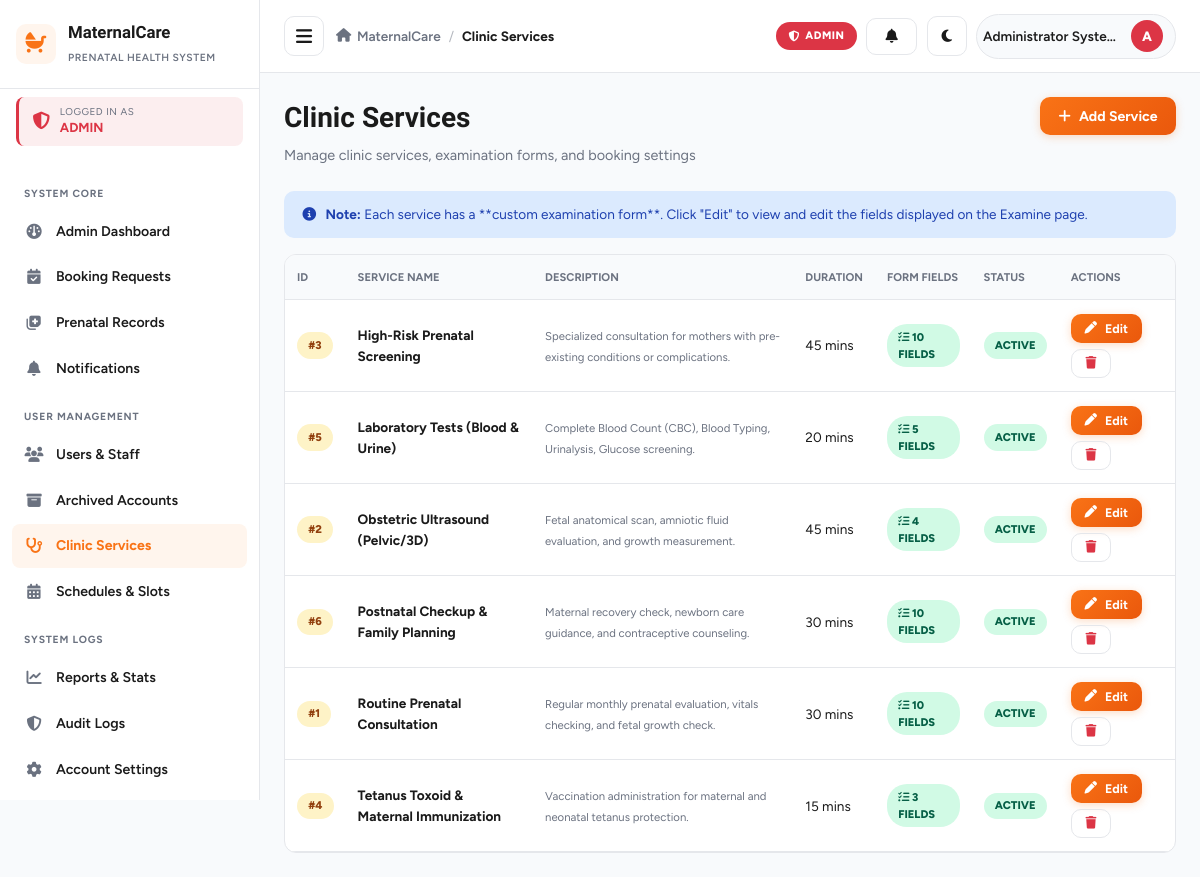
Screenshot of /admin/services.php (signed in) with the database file from the repository.
### tables this page shows
CREATE TABLE IF NOT EXISTS `services` (
    `id` INT AUTO_INCREMENT PRIMARY KEY,
    `service_name` VARCHAR(100) NOT NULL,
    `description` TEXT DEFAULT NULL,
    `duration_minutes` INT NOT NULL DEFAULT 30,
    `max_daily_slots` INT NOT NULL DEFAULT 15,
    `form_fields` LONGTEXT DEFAULT NULL,
    `updated_at` TIMESTAMP NULL DEFAULT NULL,
    `is_active` TINYINT(1) NOT NULL DEFAULT 1,
    `created_at` TIMESTAMP DEFAULT CURRENT_TIMESTAMP
);

### config/config.php (called while the page is built, shortened)
<?php
function sanitize($data) {
    return htmlspecialchars(trim((string)$data), ENT_QUOTES, 'UTF-8');
}

### admin/services.php (the view, shortened to what this page needs)
<?php
require_once __DIR__ . '/../config/config.php';
try {
    $db = getDB();
    $stmt = $db->query("SELECT * FROM services ORDER BY is_active DESC, service_name ASC");
    $services = $stmt->fetchAll();
} catch (Exception $e) {
    die("Error: " . $e->getMessage());
}
include __DIR__ . '/../includes/header.php';
?>
<div class="page-header">
    <div class="page-title">
        <h1>Clinic Services</h1>
        <p>Manage clinic services, examination forms, and booking settings</p>
    </div>
    <div>
        <button type="button" class="btn btn-primary js-open-add-service">
            <i class="fa-solid fa-plus"></i> Add Service
        </button>
    </div>
</div>
<div class="alert alert-info mb-4" style="font-size:0.85rem;">
    <i class="fa-solid fa-info-circle"></i>
    <div>
        <strong>Note:</strong> Each service has a **custom examination form**. Click "Edit" to view and edit the fields displayed on the Examine page.
    </div>
</div>
<div class="table-responsive">
    <table class="table">
        <thead>
            <tr>
                <th>ID</th>
                <th>Service Name</th>
                <th>Description</th>
                <th>Duration</th>
                <th>Form Fields</th>
                <th>Status</th>
                <th>Actions</th>
            </tr>
        </thead>
        <tbody>
            <?php if (count($services) > 0): ?>
                <?php foreach ($services as $s): ?>
                    <?php
                    $formFields = json_decode($s['form_fields'] ?? '[]', true);
                    $fieldCount = is_array($formFields) ? count($formFields) : 0;
                    ?>
                    <tr>
                        <td><span class="badge badge-pending" style="font-size:0.7rem;">#<?php echo (int)$s['id']; ?></span></td>
                        <td><strong><?php echo sanitize($s['service_name']); ?></strong></td>
                        <td><small class="text-muted"><?php echo sanitize($s['description'] ?? '—'); ?></small></td>
                        <td><?php echo (int)($s['duration_minutes'] ?? 30); ?> mins</td>
                        <td>
                            <span class="badge badge-confirmed" style="font-size:0.7rem;">
                                <i class="fa-solid fa-list-check"></i> <?php echo $fieldCount; ?> fields
                            </span>
                        </td>
                        <td>
                            <?php if ($s['is_active']): ?>
                                <span class="badge badge-confirmed">Active</span>
                            <?php else: ?>
                                <span class="badge badge-cancelled">Inactive</span>
                            <?php endif; ?>
                        </td>
                        <td>
                            <div style="display:flex; gap:0.35rem; flex-wrap:wrap;">
                                <button type="button" class="btn btn-primary btn-sm js-edit-service"
                                    data-service='<?php echo htmlspecialchars(json_encode($s, JSON_HEX_APOS | JSON_HEX_QUOT), ENT_QUOTES, "UTF-8"); ?>'>
                                    <i class="fa-solid fa-pen"></i> Edit
                                </button>
                                <?php if ($s['is_active']): ?>
                                    <button type="button" class="btn btn-outline btn-sm js-deactivate-service" style="color:var(--danger);"
                                        data-service-id="<?php echo (int)$s['id']; ?>"
                                        data-service-name="<?php echo htmlspecialchars($s['service_name'], ENT_QUOTES, 'UTF-8'); ?>">
                                        <i class="fa-solid fa-trash"></i>
                                    </button>
                                <?php endif; ?>
                            </div>
                        </td>
                    </tr>
                <?php endforeach; ?>
            <?php endif; ?>
        </tbody>
    </table>
</div>
<?php include __DIR__ . '/../includes/footer.php'; ?>

### assets/css/style.css (style rules this page uses)
:root { --primary: #f97316; --primary-dark: #ea580c; --primary-light: #fff5ed; --success: #10b981; --warning: #f59e0b; --danger: #dc3545; --info: #0d6efd; --bg-body: #f8fafc; --surface: #ffffff; --text-dark: #1a1a1a; --text-muted: #6b7280; --border-color: #e5e7eb; --radius-sm: 8px; --radius-md: 12px; --radius-lg: 16px; --shadow-sm: 0 1px 3px rgba(0, 0, 0, 0.05); --shadow-md: 0 4px 12px rgba(0, 0, 0, 0.08); --shadow-lg: 0 10px 30px rgba(0, 0, 0, 0.12); --transition: all 0.25s ease; --sidebar-width: 260px; }
* { margin: 0; padding: 0; box-sizing: border-box; }
html, body { max-width: 100%; overflow-x: hidden; }
body { font-family: 'Figtree', -apple-system, BlinkMacSystemFont, 'Segoe UI', sans-serif; background: var(--bg-body); color: var(--text-dark); line-height: 1.5; font-size: 15px; transition: background 0.3s ease, color 0.3s ease; }
h1, h2, h3, h4, h5, h6 { font-family: 'Bricolage Grotesque', 'Figtree', sans-serif; font-weight: 700; color: var(--text-dark); }
.page-header { display: flex; justify-content: space-between; align-items: flex-start; gap: 1rem; margin-bottom: 1.5rem; flex-wrap: wrap; }
.page-header h1 { font-size: 1.75rem; margin-bottom: 0.35rem; }
.page-header p { color: var(--text-muted); font-size: 0.9rem; }
.btn { display: inline-flex; align-items: center; justify-content: center; gap: 0.5rem; padding: 0.65rem 1.15rem; border-radius: 10px; border: none; font-family: inherit; font-size: 0.88rem; font-weight: 700; cursor: pointer; transition: var(--transition); text-decoration: none; white-space: nowrap; }
.btn-primary { background: linear-gradient(135deg, #f97316 0%, #ea580c 100%); color: #fff; box-shadow: 0 2px 8px rgba(249, 115, 22, 0.25); }
.btn-outline { background: transparent; color: var(--text-dark); border: 1.5px solid var(--border-color); }
.btn-sm { padding: 0.45rem 0.85rem; font-size: 0.78rem; }
.badge { display: inline-block; padding: 0.3rem 0.7rem; border-radius: 20px; font-size: 0.7rem; font-weight: 800; text-transform: uppercase; }
.badge-confirmed { background: #d1fae5; color: #065f46; }
.badge-pending { background: #fef3c7; color: #92400e; }
.table-responsive { width: 100%; overflow-x: auto; border-radius: var(--radius-md); background: var(--surface); border: 1px solid var(--border-color); }
.table { width: 100%; border-collapse: collapse; font-size: 0.85rem; }
.table th { text-align: left; padding: 0.85rem 0.75rem; font-size: 0.7rem; text-transform: uppercase; color: var(--text-muted); font-weight: 700; background: var(--bg-body); border-bottom: 1px solid var(--border-color); }
.table td { padding: 0.85rem 0.75rem; font-size: 0.85rem; border-bottom: 1px solid var(--border-color); color: var(--text-dark); }
.alert { padding: 0.85rem 1.15rem; border-radius: 10px; font-size: 0.88rem; display: flex; align-items: center; gap: 0.6rem; margin-bottom: 1rem; }
.alert-info { background: #dbeafe; color: #1e40af; }
.text-muted { color: var(--text-muted); }
.mb-4 { margin-bottom: 1rem; }

### rows the page displays
services: id "3", service_name "High-Risk Prenatal Screening", description "Specialized consultation for mothers with pre-existing conditions or complications.", duration_minutes "45", fieldCount "10", is_active "ACTIVE"
services: id "5", service_name "Laboratory Tests (Blood & Urine)", description "Complete Blood Count (CBC), Blood Typing, Urinalysis, Glucose screening.", duration_minutes "20", fieldCount "5", is_active "ACTIVE"
services: id "2", service_name "Obstetric Ultrasound (Pelvic/3D)", description "Fetal anatomical scan, amniotic fluid evaluation, and growth measurement.", duration_minutes "45", fieldCount "4", is_active "ACTIVE"
services: id "6", service_name "Postnatal Checkup & Family Planning", description "Maternal recovery check, newborn care guidance, and contraceptive counseling.", duration_minutes "30", fieldCount "10", is_active "ACTIVE"
services: id "1", service_name "Routine Prenatal Consultation", description "Regular monthly prenatal evaluation, vitals checking, and fetal growth check.", duration_minutes "30", fieldCount "10", is_active "ACTIVE"
services: id "4", service_name "Tetanus Toxoid & Maternal Immunization", description "Vaccination administration for maternal and neonatal tetanus protection.", duration_minutes "15", fieldCount "3", is_active "ACTIVE"

### other values shown
$role['label'] "ADMIN"
$item['section'] "SYSTEM CORE"
$item['label'] "Admin Dashboard"
$item['label'] "Booking Requests"
$item['label'] "Prenatal Records"
$item['label'] "Notifications"
$item['section'] "USER MANAGEMENT"
$item['label'] "Users & Staff"
$item['label'] "Archived Accounts"
$item['label'] "Clinic Services"
$item['label'] "Schedules & Slots"
$item['section'] "SYSTEM LOGS"
$item['label'] "Reports & Stats"
$item['label'] "Audit Logs"
$item['label'] "Account Settings"
